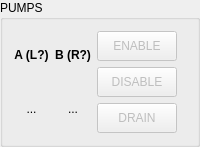
       <widget class="QGroupBox" name="gb_pumps">
        <property name="title">
         <string>PUMPS</string>
        </property>
        <layout class="QGridLayout" name="gridLayout_8">
         <item row="0" column="3">
          <widget class="QWidget" name="w_torque_visual" native="true"/>
         </item>
         <item row="0" column="0">
          <layout class="QGridLayout" name="gl_pump_status">
           <item row="0" column="0">
            <widget class="QLabel" name="static_l_pump_a">
             <property name="font">
              <font>
               <bold>true</bold>
              </font>
             </property>
             <property name="text">
              <string>A (L?)</string>
             </property>
             <property name="alignment">
              <set>Qt::AlignmentFlag::AlignCenter</set>
             </property>
            </widget>
           </item>
           <item row="1" column="0">
            <widget class="QLabel" name="l_pump_a_status">
             <property name="text">
              <string>...</string>
             </property>
             <property name="alignment">
              <set>Qt::AlignmentFlag::AlignCenter</set>
             </property>
            </widget>
           </item>
           <item row="1" column="1">
            <widget class="QLabel" name="l_pump_b_status">
             <property name="text">
              <string>...</string>
             </property>
             <property name="alignment">
              <set>Qt::AlignmentFlag::AlignCenter</set>
             </property>
            </widget>
           </item>
           <item row="0" column="1">
            <widget class="QLabel" name="static_l_pump_b">
             <property name="font">
              <font>
               <bold>true</bold>
              </font>
             </property>
             <property name="text">
              <string>B (R?)</string>
             </property>
             <property name="alignment">
              <set>Qt::AlignmentFlag::AlignCenter</set>
             </property>
            </widget>
           </item>
          </layout>
         </item>
         <item row="0" column="2">
          <layout class="QVBoxLayout" name="vl_pumps_control">
           <property name="sizeConstraint">
            <enum>QLayout::SizeConstraint::SetDefaultConstraint</enum>
           </property>
           <item>
            <widget class="QPushButton" name="pb_pumps_enable">
             <property name="enabled">
              <bool>false</bool>
             </property>
             <property name="sizePolicy">
              <sizepolicy hsizetype="Fixed" vsizetype="Fixed">
               <horstretch>0</horstretch>
               <verstretch>0</verstretch>
              </sizepolicy>
             </property>
             <property name="minimumSize">
              <size>
               <width>80</width>
               <height>30</height>
              </size>
             </property>
             <property name="maximumSize">
              <size>
               <width>80</width>
               <height>30</height>
              </size>
             </property>
             <property name="layoutDirection">
              <enum>Qt::LayoutDirection::LeftToRight</enum>
             </property>
             <property name="text">
              <string>ENABLE</string>
             </property>
            </widget>
           </item>
           <item>
            <widget class="QPushButton" name="pb_pumps_disable">
             <property name="enabled">
              <bool>false</bool>
             </property>
             <property name="sizePolicy">
              <sizepolicy hsizetype="Fixed" vsizetype="Fixed">
               <horstretch>0</horstretch>
               <verstretch>0</verstretch>
              </sizepolicy>
             </property>
             <property name="minimumSize">
              <size>
               <width>80</width>
               <height>30</height>
              </size>
             </property>
             <property name="maximumSize">
              <size>
               <width>80</width>
               <height>30</height>
              </size>
             </property>
             <property name="text">
              <string>DISABLE</string>
             </property>
            </widget>
           </item>
           <item>
            <widget class="QPushButton" name="pb_pumps_drain">
             <property name="enabled">
              <bool>false</bool>
             </property>
             <property name="sizePolicy">
              <sizepolicy hsizetype="Fixed" vsizetype="Fixed">
               <horstretch>0</horstretch>
               <verstretch>0</verstretch>
              </sizepolicy>
             </property>
             <property name="minimumSize">
              <size>
               <width>80</width>
               <height>30</height>
              </size>
             </property>
             <property name="maximumSize">
              <size>
               <width>80</width>
               <height>30</height>
              </size>
             </property>
             <property name="text">
              <string>DRAIN</string>
             </property>
            </widget>
           </item>
          </layout>
         </item>
        </layout>
       </widget>
